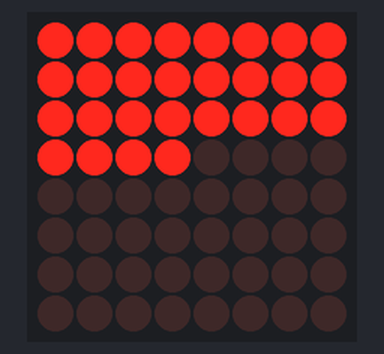
Simulated run of this program. Board: Raspberry Pi (BCM pin numbers). On the bench: 8×8 LED matrix. The clock reads 2024-03-15 10:24:30 at power-on unless the program sets it; what the program prints to the terminal is not drawn. At 10.0 s the program stops and its outputs stay as they are.

Above: at 0.1 s.

The program:

64.py
```python
from luma.led_matrix.device import max7219
from luma.core.interface.serial import spi
from luma.core.render import canvas
from PIL import ImageFont
from time import sleep
from datetime import datetime

def get_current_time_12_hour():
    # Get the current time
    now = datetime.now()

    # Extract hours, minutes, and seconds
    hour = now.hour
    minute = now.minute
    second = now.second

    # Convert to 12-hour format
    am_pm = 'AM' if hour < 12 else 'PM'
    hour_12 = hour % 12
    hour_12 = 12 if hour_12 == 0 else hour_12  # Handle midnight case

    return hour_12, minute, second, am_pm

def exchange(hour, minute):
    #how many minutes since midnight
    minutes_passed = (hour * 60) + minute
    custom_time = (minutes_passed / 1440) * 64
    return round(custom_time)


def main():
    hours, minutes, seconds, ampm = get_current_time_12_hour()
    serial = spi(port=0, device=0)
    device = max7219(serial, cascaded=1)
    now = exchange(hours, minutes)
    points = []

    for x in range(8):
        for i in range(8):
            points.append((i+0, 0+x))


    with canvas(device) as draw:
        for point in points[:now]:
            draw.point(point, fill="white")

    sleep(10)

    print(len(points), now)
main()
"""

for x in range(8):
    for y in range(x+1):
        with canvas(device) as draw:
            draw.point((0+y, 0), fill = "white")
            sleep(0.1)

for x in range(8):
    for y in range(x):
        with canvas(device) as draw:
            draw.point((x+0, y), fill = "white")
            sleep(0.1)

"""
```
